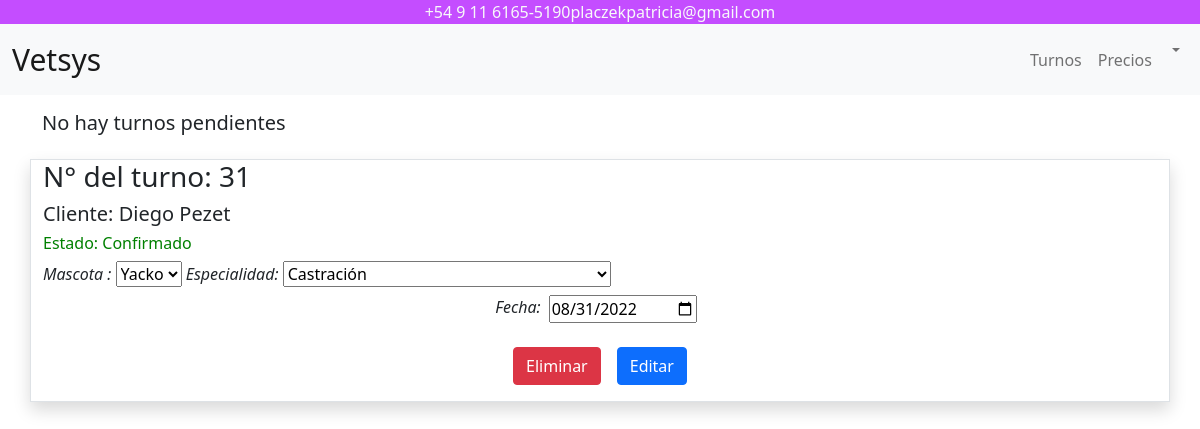
/sub/editarturnos.php?turno_id=31, run on an earlier commit of the app's database.
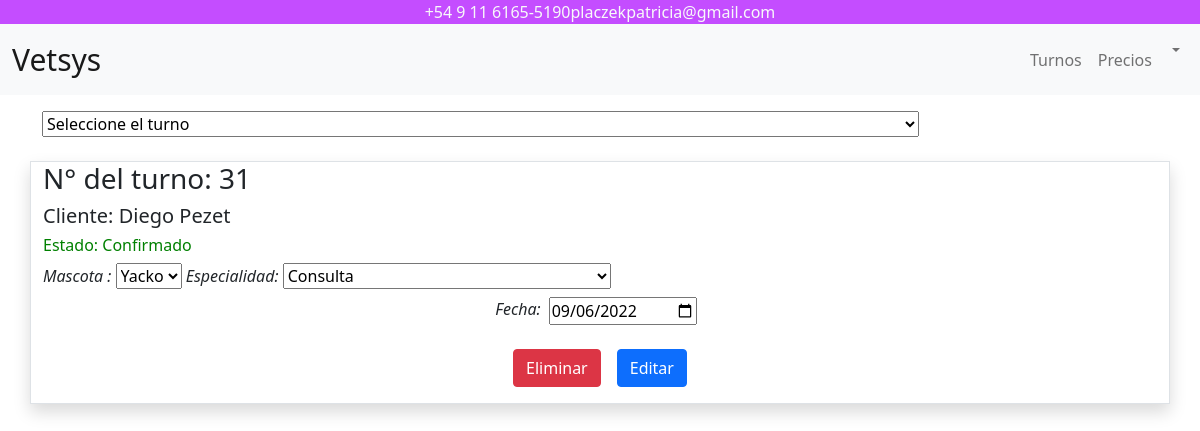
And on a later commit of the database.
### tables this page shows
CREATE TABLE `turnos` (
  `id` int(4) NOT NULL,
  `title` varchar(255) NOT NULL,
  `dni_cliente` int(8) NOT NULL,
  `cliente` varchar(200) NOT NULL,
  `asunto` varchar(200) NOT NULL,
  `id_mascota` int(4) NOT NULL,
  `mascota` varchar(200) NOT NULL,
  `status` varchar(255) NOT NULL,
  `start` date NOT NULL,
  `domicilio` varchar(200) NOT NULL
);

### sub/editarturnos.php (the view, shortened to what this page needs)
<?php
include("div/connect.php");
$stmt = $conn->prepare("SELECT * FROM `turnos` WHERE DATE(start) >= CURDATE() ORDER BY `turnos`.`start` DESC ");
$stmt->execute();
$results_turnos = $stmt->fetchAll();
$turnos = null;
if (is_countable($results_turnos)) {
    if (count($results_turnos) != 0) {
        $turnos = $results_turnos;
    }
}
if (isset($_GET['turno_id'])) {
    $query = $conn->prepare("SELECT * FROM `turnos` WHERE id=:id");
    $query->bindParam(':id', $_GET['turno_id']);
    $query->execute();
    $result_turno = $query->fetchAll();
    $turno = null;
    if (is_countable($result_turno)) {
        if (count($result_turno) != 0) {
            $turno = $result_turno;
        }
    }
    foreach ($turno as $row_turno) :
        $dni_cliente = $row_turno['dni_cliente'];
        $stmt = $conn->prepare("SELECT * FROM mascotas WHERE id_dueño='$dni_cliente' ");
        $stmt->execute();
        $results_mascotas = $stmt->fetchAll();
        $mascotas = null;
        if (is_countable($results_mascotas)) {
            if (count($results_mascotas) != 0) {
                $mascotas = $results_mascotas;
            }
        }
    endforeach;
}
?>
<head>
    <link href="../bootstrap/css/bootstrap.min.css" rel="stylesheet">
    <link rel="stylesheet" href="https://cdnjs.cloudflare.com/ajax/libs/selectize.js/0.12.6/css/selectize.bootstrap3.min.css" />
</head>
<body>
    <?php include('div/header.php'); ?>
    <div class="container mt-3">
        <?php if($turnos): ?>
        <form method="get">
            <select class="select-box" name='turno_id' onchange="this.form.submit()">
                <option selected value>Seleccione el turno</option>
            </select>
        </form>
        <?php else: ?>
            <h5><?= "No hay turnos pendientes" ?></h5>
        <?php endif; ?>
    </div>
    <?php if (isset($_GET['turno_id'])) : ?>
        <?php foreach ($turno as $row_turno) : ?>
            <div class="container mt-4 border shadow">
                <h2 class="h3"><?php echo "N° del turno: ", $row_turno['id'] ?></h2>
                <p class="h5"><?php echo "Cliente: ", $row_turno['cliente'] ?></p>
                <p class="h6" style="<?php if($row_turno['status']=="Confirmado"){echo "color:green;";}else if($row_turno['status']=="Cancelado"){echo "color:red;";}?>"><?php echo "Estado: ", $row_turno['status'] ?></p>
                <form method="post">
                    <i>Mascota : </i>
                    <select name="id_mascota" required>
                        <?php foreach ($mascotas as $row_mascotas) : ?>
                            <option value="<?php echo $row_mascotas['id_mascota'] ?>"><?php echo $row_mascotas['nombre'] ?></option>
                        <?php endforeach; ?>
                    </select>
                    <i>Especialidad:</i>
                    <select name="especialidad" required>
                        <option value=<?php echo $row_turno['asunto']; ?>><?php echo $row_turno['asunto']; ?></option>
                    </select>
                    <div class="p-2 d-flex justify-content-center">
                        <i>Fecha:</i>
                        <input type="date" name="fecha" value=<?php echo $row_turno['start'] ?> class="input mx-2" required>
                    </div>
                    <div class="d-flex justify-content-center mt-3 text-white">
                        <input class="btn btn-danger mx-2" type="submit" name="eliminarturno" value="Eliminar">
                        <input class="btn btn-primary mx-2" type="submit" name="editarturno" value="Editar">
                    </div>
                </form>
            </div>
        <?php endforeach ?>
    <?php endif; ?>
</body>

What changed in the data, as far as the page shows it:
changed turnos "Diego Pezet": especialidad "Castración" → "Consulta"; fecha "08/31/2022" → "09/06/2022"
Also different on the page:
form field turno_id: (not shown) → "Seleccione el turno"
text no longer shown: "No hay turnos pendientes"
